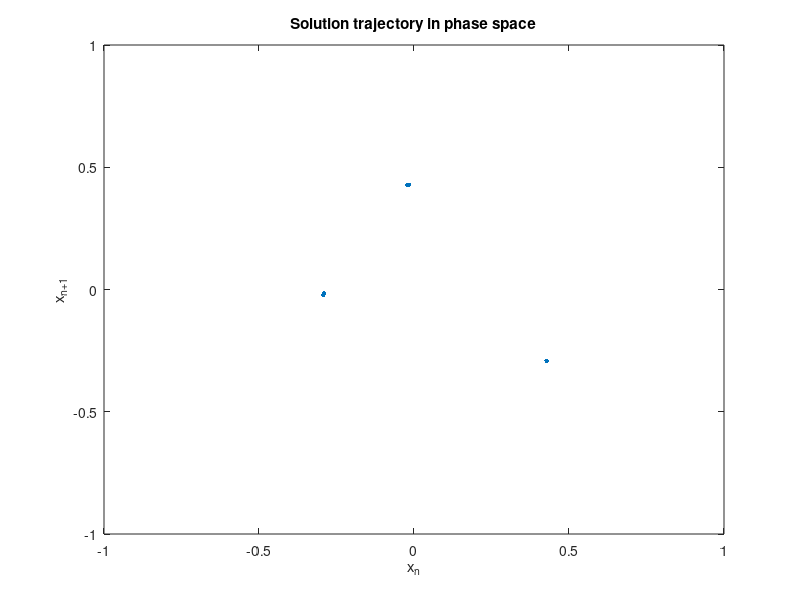
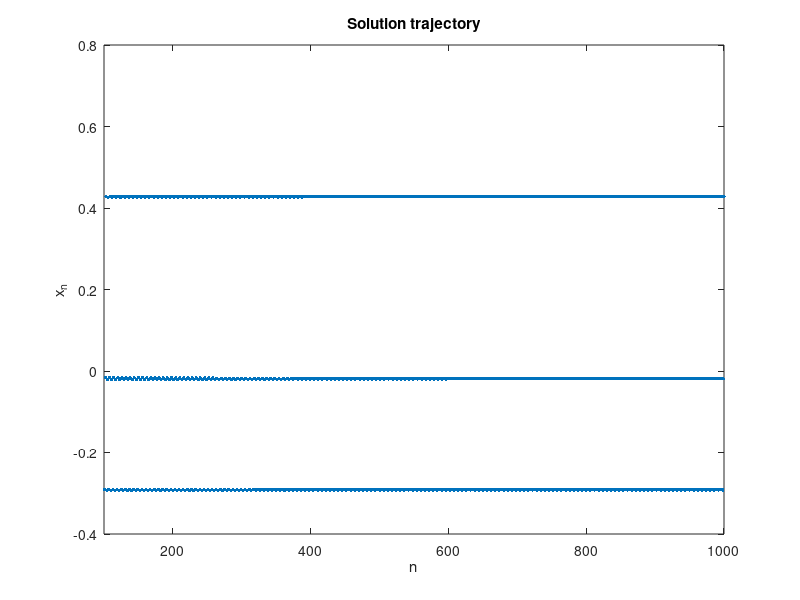
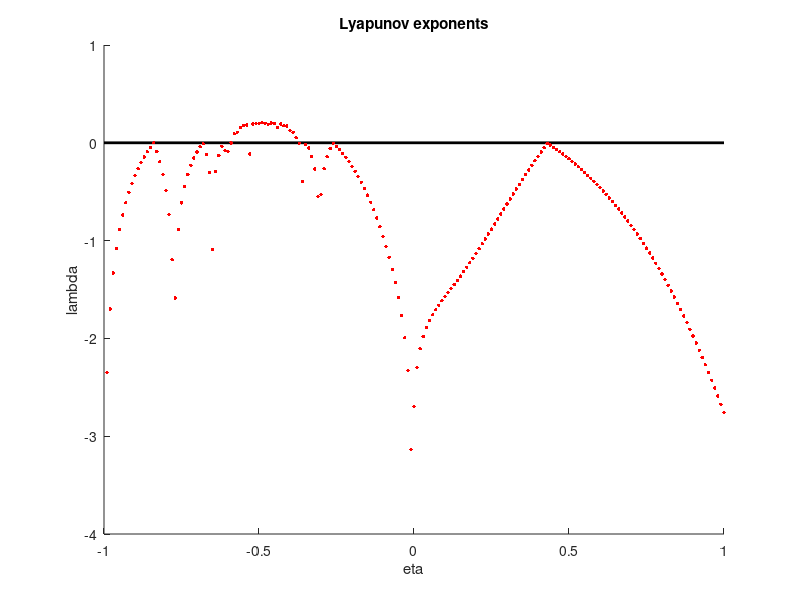

MATLAB code to generate these figures, in order:
%% KYA314 - Chaotic Map
% simulate the recursive sequence for varying values of r
% calculate Lyapunov exponents
clear;
close all;
clc;

%% define map
f =@(x,p) exp(-p(1).*x.^2)+p(2);

%% alpha = 5, beta in [-1,1]
% set constant parameters
alpha = 5;
Nsteps = 5000;

%% Plot Lyap exp for varying beta
% define tangent function
tan_func =@(x) -2.*x.*alpha.*exp(-alpha.*x.^2);
% take log
logdf =@(x) log(abs(tan_func(x)));

% choose beta values
beta_vals = linspace(-1,1,201);

% create empty vector for exponents
Lyaps = NaN(length(beta_vals),1);

for j = 1:length(beta_vals)
    beta = beta_vals(j);
    
    % create empty solution vector 
    xtraj = NaN(Nsteps+1,1);
    
    % input initial condition
    x0 = 0.1;
    xtraj(1,:) = x0;
    
    % iterate map
    for i = 1:Nsteps
        x0 = f(x0,[alpha;beta]);
        xtraj(i+1,:) = x0;
    end

    % We don't need to redefine as beta doesn't appear in tangent function
    Lyap = mean(logdf(xtraj));

    Lyaps(j) = Lyap;
end

figure(3); clf;
hold on;
plot([-1,1],[0,0],'k-','Linewidth',2)
plot(beta_vals,Lyaps,'r.','MarkerSize',8,'Linewidth',3)
xlabel("\beta")
ylabel("\lambda")
title("Lyapunov exponents")

%% Period 3 solution
% could not find in given alpha range - choose alpha = 7
% beta value with LE near 0 in chaotic regime
alpha = 7;
beta = -0.57;

xtraj = NaN(Nsteps+1,1);
    
% input initial condition
x0 = 0.1;
xtraj(1,:) = x0;
    
% iterate map
for i = 1:Nsteps
    x0 = f(x0,[alpha;beta]);
    xtraj(i+1,:) = x0;
end


% plot solution
figure(1); clf;
plot(xtraj(100:end-1,:),xtraj(101:end,:),'.','MarkerSize',10,'Linewidth',3)
axis([-1 1 -1 1])
xlabel("x_n")
ylabel("x_{n+1}")
title("Solution trajectory in phase space")

figure(2); clf;
plot(linspace(101,Nsteps+1,Nsteps-99),xtraj(101:end,:),'.','MarkerSize',8,'Linewidth',3)
xlim([100 1000])
xlabel("n")
ylabel("x_n")
title("Solution trajectory")